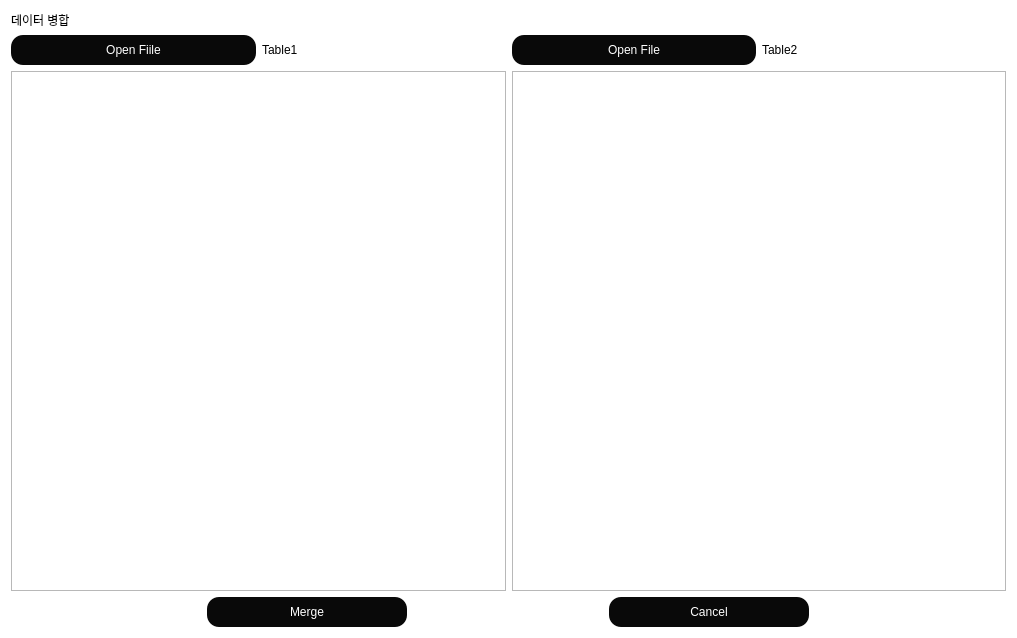
<?xml version="1.0" encoding="UTF-8"?>
<ui version="4.0">
 <class>Dialog</class>
 <widget class="QDialog" name="Dialog">
  <property name="geometry">
   <rect>
    <x>0</x>
    <y>0</y>
    <width>1017</width>
    <height>638</height>
   </rect>
  </property>
  <property name="windowTitle">
   <string>Dialog</string>
  </property>
  <property name="styleSheet">
   <string notr="true">QDialog{
	background-color: #fff;
}

QPushButton{
	min-height: 30px;
	border-radius: 12px;
	font: 12pt &quot;한컴 고딕&quot;;
	background-color: #090909;
	color: #fff;

}

QPushButton:hover{
	background-color: #fff;
	color: #090909;
	border: 1px solid #090909;
}
#openFile_table1, #openFile_table2{
	color: #fff;
	background-color: #090909;
}

#openFile_table1:hover, #openFile_table2:hover{
	background-color: #fff;
	color: #090909;
	border: 1px solid #090909;
}
QLabel{
	font: 12pt &quot;함초롬돋움&quot;;
}</string>
  </property>
  <layout class="QGridLayout" name="gridLayout_2">
   <item row="0" column="0">
    <layout class="QVBoxLayout" name="verticalLayout">
     <item>
      <layout class="QGridLayout" name="gridLayout">
       <item row="1" column="0">
        <layout class="QHBoxLayout" name="horizontalLayout_3">
         <item>
          <widget class="QPushButton" name="openFile_table1">
           <property name="toolTip">
            <string>&lt;html&gt;&lt;head/&gt;&lt;body&gt;&lt;p&gt;파일 열기&lt;/p&gt;&lt;/body&gt;&lt;/html&gt;</string>
           </property>
           <property name="text">
            <string>Open Fiile</string>
           </property>
          </widget>
         </item>
         <item>
          <widget class="QLabel" name="label_table1">
           <property name="toolTip">
            <string>&lt;html&gt;&lt;head/&gt;&lt;body&gt;&lt;p&gt;파일 이름&lt;/p&gt;&lt;/body&gt;&lt;/html&gt;</string>
           </property>
           <property name="text">
            <string>Table1</string>
           </property>
          </widget>
         </item>
        </layout>
       </item>
       <item row="1" column="1">
        <layout class="QHBoxLayout" name="horizontalLayout_2">
         <item>
          <widget class="QPushButton" name="openFile_table2">
           <property name="toolTip">
            <string>&lt;html&gt;&lt;head/&gt;&lt;body&gt;&lt;p&gt;파일 열기&lt;/p&gt;&lt;/body&gt;&lt;/html&gt;</string>
           </property>
           <property name="text">
            <string>Open File</string>
           </property>
          </widget>
         </item>
         <item>
          <widget class="QLabel" name="label_table2">
           <property name="toolTip">
            <string>&lt;html&gt;&lt;head/&gt;&lt;body&gt;&lt;p&gt;파일 이름&lt;/p&gt;&lt;/body&gt;&lt;/html&gt;</string>
           </property>
           <property name="text">
            <string>Table2</string>
           </property>
          </widget>
         </item>
        </layout>
       </item>
       <item row="0" column="0">
        <widget class="QLabel" name="label_title">
         <property name="text">
          <string>데이터 병합</string>
         </property>
        </widget>
       </item>
      </layout>
     </item>
     <item>
      <layout class="QHBoxLayout" name="horizontalLayout_4">
       <item>
        <widget class="QTableView" name="tableView1"/>
       </item>
       <item>
        <widget class="QTableView" name="tableView2"/>
       </item>
      </layout>
     </item>
     <item>
      <layout class="QHBoxLayout" name="horizontalLayout">
       <item>
        <widget class="QPushButton" name="mergeBtn">
         <property name="toolTip">
          <string>&lt;html&gt;&lt;head/&gt;&lt;body&gt;&lt;p&gt;데이터 합치기(미리보기)&lt;/p&gt;&lt;/body&gt;&lt;/html&gt;</string>
         </property>
         <property name="styleSheet">
          <string notr="true">max-width: 200px;</string>
         </property>
         <property name="text">
          <string>Merge</string>
         </property>
        </widget>
       </item>
       <item>
        <widget class="QPushButton" name="cancelBtn">
         <property name="toolTip">
          <string>&lt;html&gt;&lt;head/&gt;&lt;body&gt;&lt;p&gt;취소&lt;/p&gt;&lt;/body&gt;&lt;/html&gt;</string>
         </property>
         <property name="styleSheet">
          <string notr="true">max-width: 200px;</string>
         </property>
         <property name="text">
          <string>Cancel</string>
         </property>
        </widget>
       </item>
      </layout>
     </item>
    </layout>
   </item>
  </layout>
 </widget>
 <resources/>
 <connections/>
</ui>
